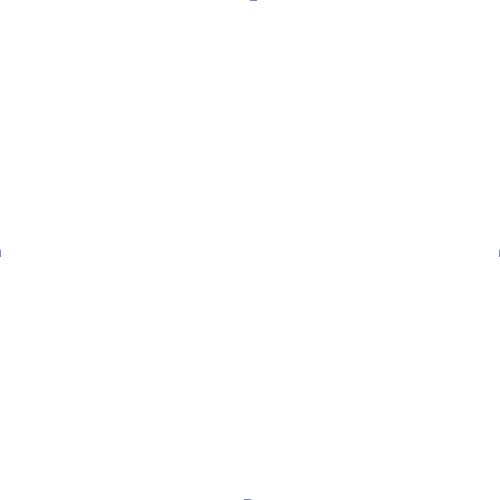
Frame 1 (no input)
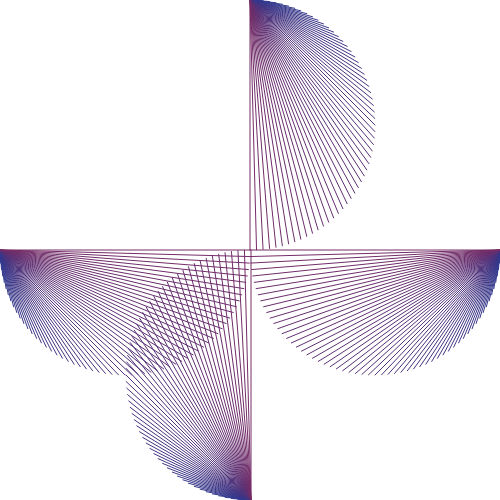
Frame 60 (no input)
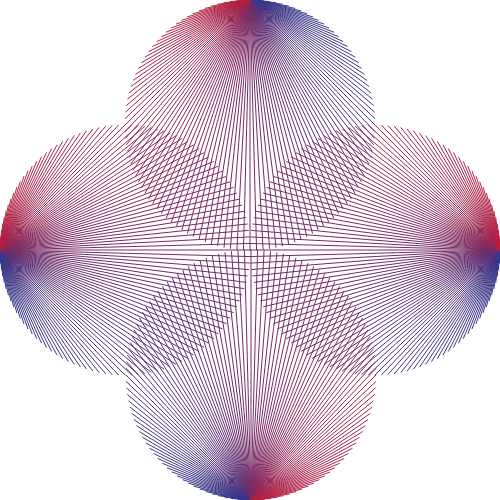
Frame 120 (the mouse pressed at the canvas centre since frame 60)

The p5.js sketch that drew these frames (run headless with seeded random() and noise() and a simulated clock; from frame 60 on, the mouse is pressed at the canvas centre):

// p5.js sketch
// ── sketch.js
function setup() {
  createCanvas(500,500);
  angleMode(DEGREES);
}

function draw() {

  //c-left
  push();
  translate(125,250);
  stroke(lerpColor(color('#2b3990'),color('#bd1f3d'),frameCount/120));
  line(-125,0,-1*cos(frameCount*3)*125,sin(frameCount*3)*125);
  pop();
  
  //c-right
  push();
  translate(375,250);
  stroke(lerpColor(color('#2b3990'),color('#bd1f3d'),frameCount/120));
  line(125,0,cos(frameCount*3)*125,sin(frameCount*3)*125);
  pop();
  
  //c-up
  push();
  translate(250,125);
  rotate(270);
  stroke(lerpColor(color('#2b3990'),color('#bd1f3d'),frameCount/120));
  line(125,0,cos(frameCount*3)*125,sin(frameCount*3)*125);
  pop();
  
  //c-down
  push();
  translate(251,375);
  rotate(90);
  stroke(lerpColor(color('#2b3990'),color('#bd1f3d'),frameCount/120));
  line(125,0,cos(frameCount*3)*125,sin(frameCount*3)*125);
  pop();
  

  if(frameCount==120){
    noLoop();

  }
}
